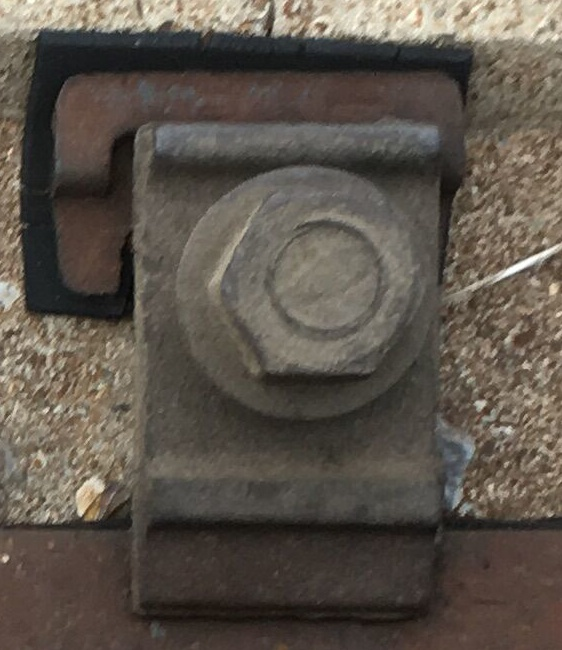
//> input picture 扣件中心提取/pic/c11.jpg, 562 x 650 px
$ ./main   (built with g++ and OpenCV 4)
//> lines starting //> are read from the running program, lines starting //| are printed output that depends on the picture; after the words box and inside, x2 and y2 are one past the last pixel; in counts of white or black regions, pixels touching at a corner belong together
#include<opencv2/opencv.hpp>
#include<vector>
using namespace cv;
using namespace std;
int main()
{
	Mat src = imread("pic/c11.jpg");
//> src is the input picture: 650 rows x 562 cols, CV_8UC3; mean B, G, R 75.2, 84.4, 92.4
	pyrDown(src, src);
//> src: 325 rows x 281 cols, CV_8UC3
	//pyrDown(src, src);
	imshow("src", src);
	Mat gray;
	cvtColor(src, gray, COLOR_BGR2GRAY);
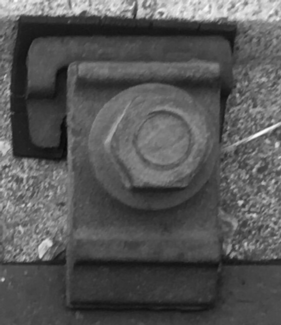
//> gray: 325 rows x 281 cols, CV_8UC1; min 8, max 251, mean 85.8
	// [6 lines of commented-out code are left out]
	Mat can;
	vector<vector<Point> > contours;
	//vector<vector<Vec4i> > hierarchy;
	Canny(gray, can, 50, 100);
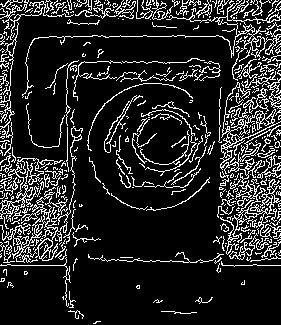
//> can: 325 rows x 281 cols, CV_8UC1; 15% white in thin lines or dots

	imshow("canny", can);
	Mat temp;
	temp = can.clone();
	findContours(temp,contours, RETR_CCOMP, CHAIN_APPROX_SIMPLE);
//> contours = 597 contours, 519 with area under 20; largest, box (x1, y1, x2, y2) and area: (220, 82, 281, 255) 1526, (0, 126, 83, 263) 1116, (0, 158, 63, 222) 781, (229, 110, 274, 139) 392, (22, 221, 58, 257) 390
	Mat hiera(can.size(), can.type(),Scalar(0));
	drawContours(hiera, contours, -1, Scalar(255), 1);
//> hiera: 325 rows x 281 cols, CV_8UC1; 14.9% white in thin lines or dots
	imshow("contours", hiera);
	vector<vector<Point> > new_contours;
	int longThresh = 50;
	double radio = 1.1;
	for (int i=0;i<contours.size();i++)
	{
		int counts = 1;

		if (contours[i].size() < longThresh)
			continue;
		cout << "contours.size: " << contours[i].size() << endl;
		for (int j=1;j<contours[i].size()-2;j++)
		{
			Point orient;
			Point prevorient;
			Point nextorient;
			orient.x = contours[i][j + 1].x - contours[i][j].x;
			orient.y = contours[i][j + 1].y - contours[i][j].y;
			prevorient.x = contours[i][j].x - contours[i][j - 1].x;
			prevorient.y = contours[i][j].y - contours[i][j - 1].y;
			nextorient.x = contours[i][j+2].x - contours[i][j+1].x;
			nextorient.y = contours[i][j+2].y - contours[i][j+1].y;
			if (((orient.x==prevorient.x && orient.y==prevorient.y)||
				(orient.x==prevorient.x && abs(orient.y-prevorient.y)==1)||
				(orient.y == prevorient.y && abs(orient.x - prevorient.x) == 1)) &&
				((orient.x == nextorient.x && orient.y == nextorient.y) ||
				(orient.x == nextorient.x && abs(orient.y - nextorient.y) == 1) ||
					(orient.y == nextorient.y && abs(orient.x - nextorient.x) == 1)))
			{
				continue;
			}
			counts++;//轮廓上拐点数
		}
		double AreaRadio = contourArea(contours[i])*1.0 / contours[i].size();
		cout << "AreaRadio:" << contourArea(contours[i])*1.0 / contours[i].size() << endl;
		cout << "radio: " << contours[i].size()*1.0 / counts << endl;
		if ((contours[i].size()*1.0 / counts) > radio && AreaRadio < 0.4)//轮廓总长度与拐点数的比值
		{
			new_contours.push_back(contours[i]);

		}
	}
//> this loop made 597 passes
//> (counts, AreaRadio) on passes 27, 32, 44, 46, 59, 68, 79, 95, 101, 116, 160, 161: (78, 0.0806), (145, 0.0774), (52, 0.283), (82, 0.183), (127, 0.735), (47, 0.158), (53, 0.208), (47, 0.157), (46, 0.192), (60, 0.726), (61, 0.312), (50, 0.59)
//| contours.size: 93
//| AreaRadio:0.0806452
//| radio: 1.19231
//| contours.size: 168
//> (the first 4 of 24 printed lines)
//> (output is shown up to pass 95 of 597)
//> after the loop, new_contours = 38 contours, 24 with area under 20; largest, box (x1, y1, x2, y2) and area: (22, 0, 281, 98) 181, (0, 0, 74, 40) 81, (75, 0, 136, 19) 78, (237, 59, 276, 88) 62, (87, 83, 193, 151) 40
	cout << "new_contours size: " << new_contours.size() << endl;
//| new_contours size: 38
	Mat hiera1(can.size(), can.type(), Scalar(0));
	drawContours(hiera1, new_contours, -1, Scalar(255), 1);
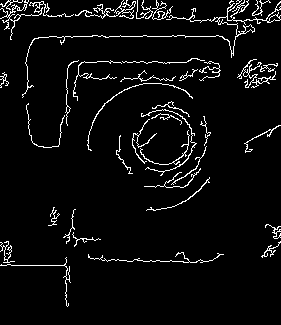
//> hiera1: 325 rows x 281 cols, CV_8UC1; 4.9% white in thin lines or dots
	imshow("newcontours", hiera1);

	can = hiera1;

	// [25 lines of commented-out code are left out]
	vector<Vec3f> circles;
	HoughCircles(can, circles, HOUGH_GRADIENT, 2, 1, 100, 30, 55, 70);
//> circles = 59 circles (x, y, radius), first 12: [129, 127, 66.6], [123, 135, 64.4], [125, 127, 64.4], [153, 149, 66.6], [149, 145, 62.2], [129, 103, 68.8], [149, 141, 57.8], [129, 99, 64.4], [127, 135, 62.2], [155, 143, 64.4], [145, 137, 59.8], [235, 83, 68.8]
	//cout << "cirlces[0]: " << circles[0] << endl;

	for (size_t i = 0; i < 1 && i<circles.size(); i++)
	{
		Point center(cvRound(circles[i][0]), cvRound(circles[i][1]));
		int radius = cvRound(circles[i][2]);
		// draw the circle center
		//circle(gray, center, 3, Scalar(255,255,255), -1, 8, 0);
		// draw the circle outline
		circle(gray, center, radius, Scalar(255,255,255), 1, 8, 0);
		std::cout << "radius: " << radius << endl;
	}
//> this loop made 1 pass
//> (center, radius) on pass 1: (Point(129, 127), 67)
//| radius: 67
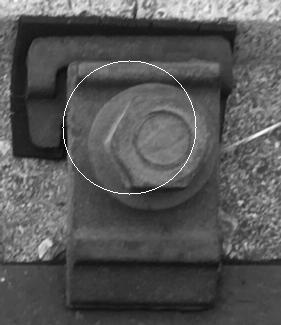
//> gray: 325 rows x 281 cols, CV_8UC1; 0.41% of pixels changed, all inside (x1, y1, x2, y2) = (62, 60, 197, 195)
	if (circles.size()<1)
	{
		cout << "unable to detect the big circle " << endl;
		return 0;
	}
	int bigCricleLfx = circles[0][0] - (int)circles[0][2];
//> bigCricleLfx = 63
	int bigCricleLfy = circles[0][1] - (int)circles[0][2];
//> bigCricleLfy = 61

	Mat can1(can, Rect(circles[0][0]-(int)circles[0][2], circles[0][1]-(int)circles[0][2],2* (int)circles[0][2],2*(int)circles[0][2]));
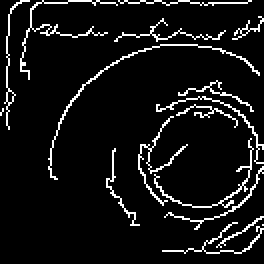
//> can1: 132 rows x 132 cols, CV_8UC1 (shown 2 times larger); 7.6% white in thin lines or dots
	vector<Vec3f> circles1;

	HoughCircles(can1, circles1, HOUGH_GRADIENT, 2, 1, 100, 40, 20, 55);
//> circles1 = 82 circles (x, y, radius), first 12: [75, 77, 49.4], [99, 81, 29.4], [97, 77, 27.2], [77, 81, 51.6], [89, 65, 47.2], [85, 65, 42.8], [79, 55, 53.8], [85, 61, 45], [79, 77, 51.6], [47, 47, 45], [103, 73, 29.4], [83, 63, 45]
	//cout << "cirlces[1]: " << circles1[0] << endl;

	for (size_t i = 0; i < 1 &&i < circles1.size(); i++)
	{
		Point center(cvRound(circles1[i][0])+bigCricleLfx, cvRound(circles1[i][1])+bigCricleLfy);
		int radius = cvRound(circles1[i][2]);
		// draw the circle center
		circle(gray, center, 3, Scalar(255,255,255), -1, 8, 0);
		// draw the circle outline
		circle(gray, center, radius, Scalar(200,200,200), 1, 8, 0);
		std::cout << "radius: " << radius << endl;
	}
//> this loop made 1 pass
//> (center, radius) on pass 1: (Point(138, 138), 49)
//| radius: 49
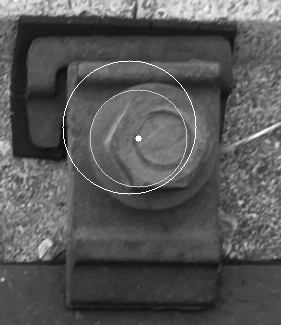
//> gray: 325 rows x 281 cols, CV_8UC1; 0.33% of pixels changed, all inside (x1, y1, x2, y2) = (89, 89, 188, 188)

	imshow("HoughCircle", gray);
	// [56 lines of commented-out code are left out]
	waitKey(0);
	return 1;
}


// [75 lines of commented-out code are left out]

$ run again, with 扣件中心提取/pic/c9.jpg copied over 扣件中心提取/pic/c11.jpg
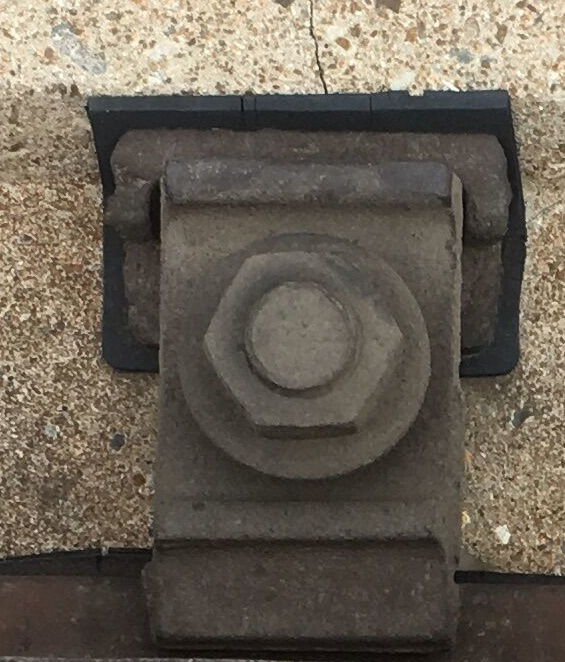
//> input picture 扣件中心提取/pic/c9.jpg, 565 x 662 px
//> src is the input picture: 662 rows x 565 cols, CV_8UC3; mean B, G, R 85.7, 97.9, 106.3
//> src: 331 rows x 283 cols, CV_8UC3
//> `Canny(gray, can, 50, 100);`:
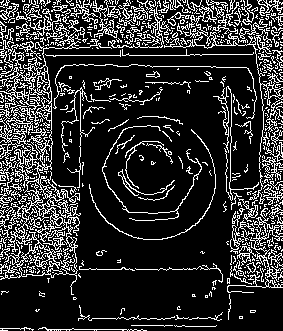
//> can: 331 rows x 283 cols, CV_8UC1; 18.8% white in thin lines or dots
//> contours = 1029 contours, 918 with area under 20; largest, box (x1, y1, x2, y2) and area: (0, 20, 112, 295) 7604, (22, 204, 78, 275) 1753, (12, 90, 53, 160) 1128, (164, 0, 283, 204) 672, (19, 242, 57, 277) 568
//> hiera: 331 rows x 283 cols, CV_8UC1; 18.7% white in thin lines or dots
//> the loop `for (int i=0;i<contours.size();i++)` made 1029 passes
//> (counts, AreaRadio) on passes 1, 8, 14, 33, 70, 90, 106, 115: (60, 0.215), (39, 0.08), (100, 0.0691), (95, 0.695), (96, 0.0888), (53, 0.264), (69, 0.853), (52, 1.87)
//> (printed output is left out)
//> after the loop `for (int i=0;i<contours.size();i++)`: new_contours = 26 contours, 16 with area under 20; largest, box (x1, y1, x2, y2) and area: (213, 86, 259, 201) 95, (102, 125, 202, 221) 73, (89, 129, 216, 240) 69, (61, 87, 95, 188) 39, (265, 100, 283, 132) 36
//| new_contours size: 26
//> hiera1: 331 rows x 283 cols, CV_8UC1; 3.5% white in thin lines or dots
//> circles = 69 circles (x, y, radius), first 12: [151, 175, 64], [153, 177, 63], [157, 181, 57.8], [159, 179, 57.8], [167, 157, 64.4], [165, 151, 66.6], [155, 183, 57.4], [153, 173, 66], [167, 153, 66.6], [167, 149, 68.8], [145, 155, 66.6], [149, 173, 66.6]
//> the loop `for (size_t i = 0; i < 1 && i<circles.size(); i++)` made 1 pass
//> (printed output is left out)
//> bigCricleLfx = 87
//> bigCricleLfy = 111
//> can1: 128 rows x 128 cols, CV_8UC1; 5.1% white in thin lines or dots, all inside (x1, y1, x2, y2) = (0, 14, 128, 128)
//> circles1 = 59 circles (x, y, radius), first 12: [63, 57, 45], [57, 61, 47.2], [65, 63, 46.8], [47, 75, 45], [69, 59, 49.4], [73, 73, 53.8], [79, 73, 47.2], [65, 53, 49.4], [83, 57, 42.8], [79, 61, 47.2], [51, 79, 44.8], [77, 79, 45]
//> the loop `for (size_t i = 0; i < 1 &&i < circles1.size(); i++)` made 1 pass
//> (center, radius) on pass 1: (Point(150, 168), 45)
//> (printed output is left out)
//> after the loop `for (size_t i = 0; i < 1 &&i < circles1.size(); i++)`:
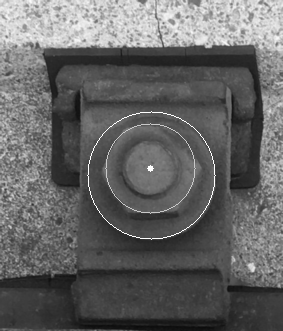
//> gray: 331 rows x 283 cols, CV_8UC1; min 11, max 255, mean 100.2

$ run again, with 扣件中心提取/pic/c10.jpg copied over 扣件中心提取/pic/c11.jpg
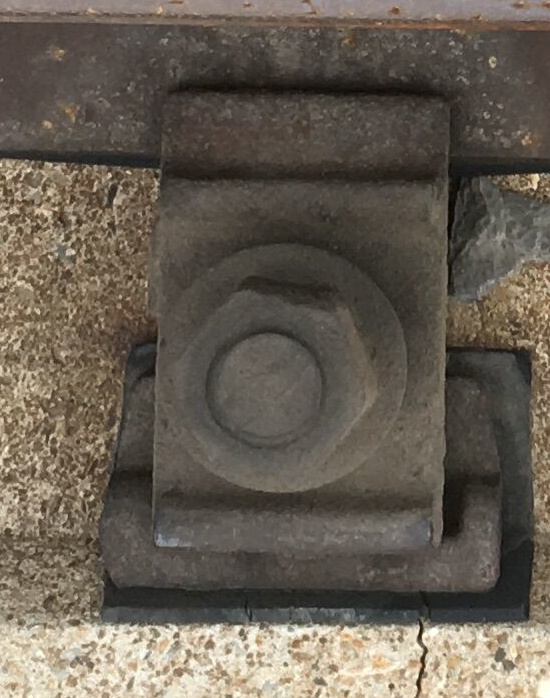
//> input picture 扣件中心提取/pic/c10.jpg, 550 x 698 px
//> src is the input picture: 698 rows x 550 cols, CV_8UC3; mean B, G, R 82.9, 94.1, 102.6
//> src: 349 rows x 275 cols, CV_8UC3
//> `Canny(gray, can, 50, 100);`:
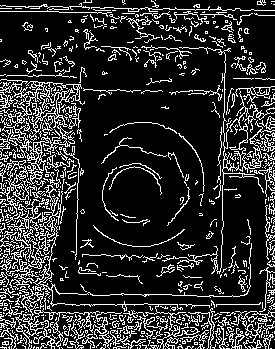
//> can: 349 rows x 275 cols, CV_8UC1; 18.2% white in thin lines or dots
//> contours = 952 contours, 874 with area under 20; largest, box (x1, y1, x2, y2) and area: (0, 81, 85, 223) 3384, (7, 184, 252, 349) 1799, (14, 82, 78, 150) 1782, (13, 240, 41, 272) 384, (162, 47, 275, 274) 369
//> hiera: 349 rows x 275 cols, CV_8UC1; 18.1% white in thin lines or dots
//> the loop `for (int i=0;i<contours.size();i++)` made 952 passes
//> (counts, AreaRadio) on passes 76, 79, 89, 98, 114, 121, 135, 143: (81, 0.461), (100, 0.283), (84, 0.441), (50, 0.204), (80, 0.729), (175, 0.24), (71, 0.309), (82, 0.242)
//> (printed output is left out)
//> after the loop `for (int i=0;i<contours.size();i++)`: new_contours = 34 contours, 20 with area under 20; largest, box (x1, y1, x2, y2) and area: (162, 47, 275, 274) 369, (231, 310, 275, 326) 55, (117, 321, 146, 349) 48, (126, 16, 160, 43) 44, (265, 205, 275, 260) 42
//| new_contours size: 34
//> hiera1: 349 rows x 275 cols, CV_8UC1; 4.2% white in thin lines or dots
//> circles = 33 circles (x, y, radius), first 12: [139, 183, 62.8], [165, 211, 57.8], [187, 115, 68.8], [139, 187, 64.4], [159, 195, 64.4], [165, 205, 64.4], [167, 197, 64.4], [145, 181, 59.6], [135, 187, 68.8], [161, 205, 60], [143, 179, 59], [141, 189, 66.4]
//> the loop `for (size_t i = 0; i < 1 && i<circles.size(); i++)` made 1 pass
//> (center, radius) on pass 1: (Point(139, 183), 63)
//> (printed output is left out)
//> bigCricleLfx = 77
//> bigCricleLfy = 121
//> can1: 124 rows x 124 cols, CV_8UC1; 3.9% white in thin lines or dots, all inside (x1, y1, x2, y2) = (16, 1, 124, 124)
//> circles1 = 31 circles (x, y, radius), first 12: [71, 77, 45], [65, 53, 53.8], [67, 67, 42.8], [61, 55, 53.8], [53, 71, 28.8], [57, 85, 38.4], [67, 55, 53.8], [61, 73, 51.6], [51, 85, 37.6], [73, 53, 49.4], [71, 65, 40.6], [71, 47, 45]
//> the loop `for (size_t i = 0; i < 1 &&i < circles1.size(); i++)` made 1 pass
//> (center, radius) on pass 1: (Point(148, 198), 45)
//> (printed output is left out)
//> after the loop `for (size_t i = 0; i < 1 &&i < circles1.size(); i++)`:
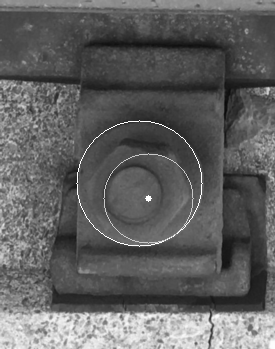
//> gray: 349 rows x 275 cols, CV_8UC1; min 9, max 255, mean 96.4
